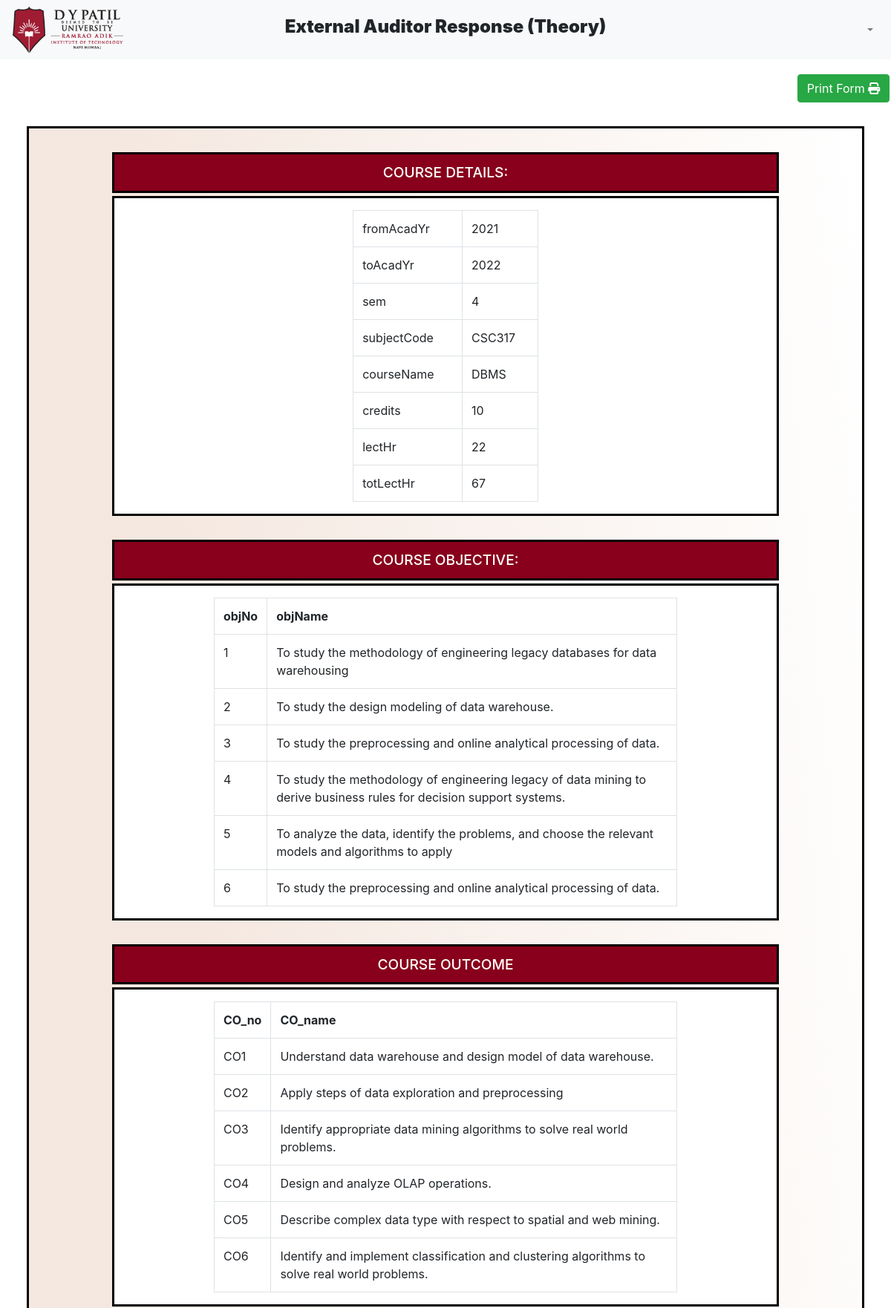
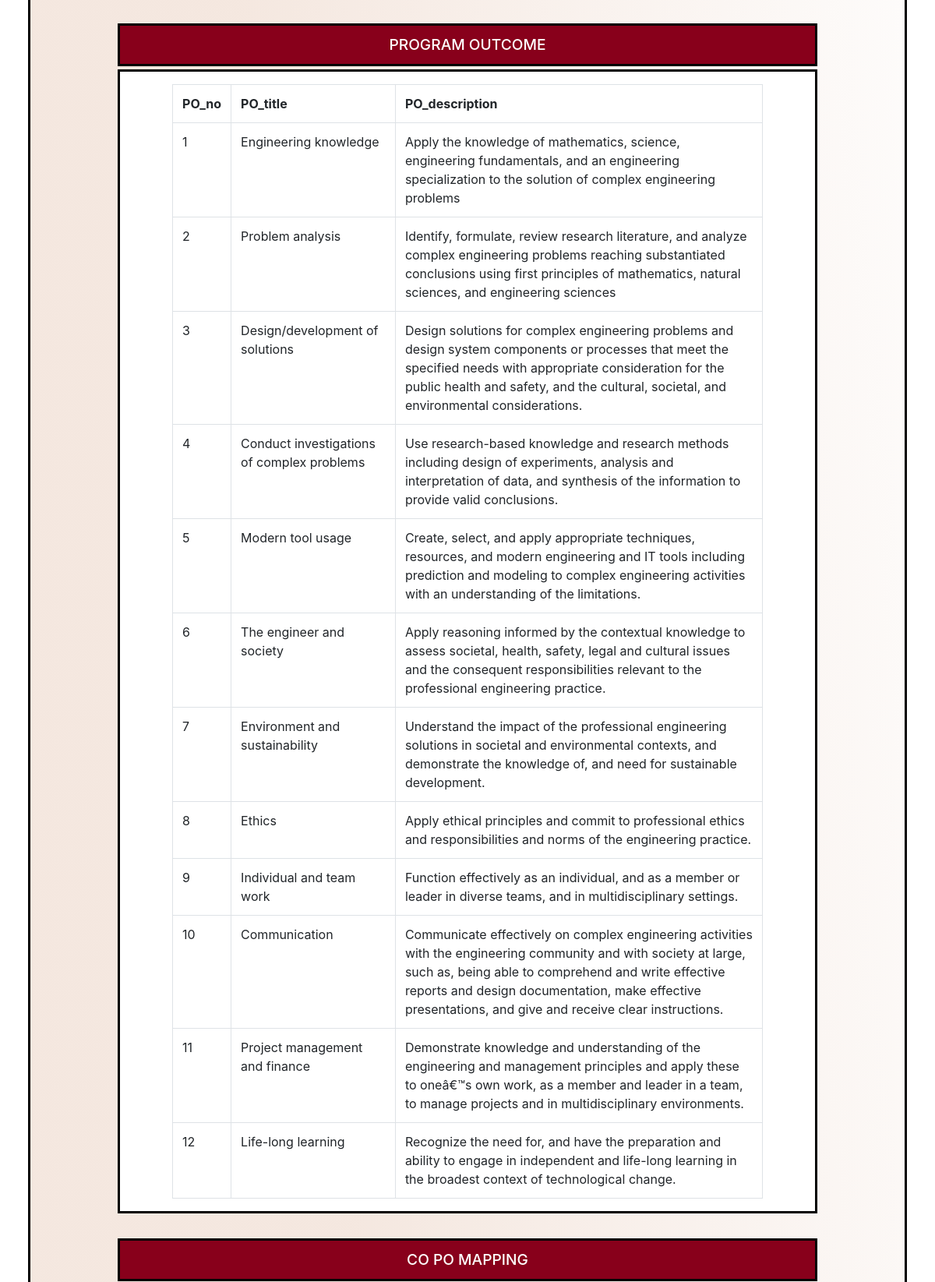
The app's page /users/externalAuditor/theory.php?courseID=4 (upper part) with its own data (2 pictures, top to bottom).
### tables this page shows
CREATE TABLE `course` (
  `courseID` int(11) NOT NULL,
  `fromAcadYr` int(11) NOT NULL,
  `toAcadYr` int(11) NOT NULL,
  `sem` int(11) NOT NULL,
  `subjectCode` varchar(10) NOT NULL,
  `courseName` varchar(50) NOT NULL,
  `credits` int(11) DEFAULT NULL,
  `lectHr` int(11) DEFAULT NULL,
  `totLectHr` int(11) DEFAULT NULL,
  `practHr` int(11) DEFAULT NULL,
  `totPractHr` int(11) DEFAULT NULL,
  `submitStatus` bit(1) DEFAULT NULL,
  `submitTime` datetime(6) DEFAULT NULL,
  `DQAapproved` bit(1) DEFAULT NULL,
  `HODcommentTea` varchar(100) DEFAULT NULL,
  `HODcommentDqa` varchar(100) DEFAULT NULL,
  `HODcommentAud` varchar(100) DEFAULT NULL,
  `classOrLab` varchar(50) DEFAULT NULL
);

CREATE TABLE `courseobjective` (
  `courseID` int(11) NOT NULL,
  `objNo` int(11) NOT NULL,
  `objName` varchar(500) NOT NULL
);

CREATE TABLE `courseoutcome` (
  `courseID` int(11) NOT NULL,
  `CO_no` varchar(5) NOT NULL,
  `CO_name` varchar(400) NOT NULL,
  `weightagePercent` int(11) DEFAULT NULL,
  `durationHr` int(11) DEFAULT NULL,
  `noOfExp` int(11) DEFAULT NULL
);

CREATE TABLE `progoutcomes` (
  `courseID` int(11) NOT NULL,
  `PO_no` varchar(5) NOT NULL,
  `PO_title` varchar(50) DEFAULT NULL,
  `PO_description` varchar(1000) DEFAULT NULL
);

### users/externalAuditor/theory.php (the view, shortened to what this page needs)
<?php
    $audUsername = $_SESSION['username'];
    $courseID = $_GET['courseID'];
    $teaUsername =$_GET['teaUsername'];
    $subjectCode= $_GET['subjectCode'];
?>
<!DOCTYPE html>
<html lang="en">
<head>
    <link rel="stylesheet" type="text/css" href="../../css/teaRes.css">
    <link rel="stylesheet" href="https://stackpath.bootstrapcdn.com/bootstrap/4.5.2/css/bootstrap.min.css">
    <link rel="stylesheet" href="https://maxcdn.bootstrapcdn.com/font-awesome/4.7.0/css/font-awesome.min.css">
</head>
<body>
<div class="bs-example">
    <nav class="navbar navbar-expand-md navbar-light bg-light">
    <div id="navbarCollapse" class="collapse navbar-collapse">
        <div class="navbarLeft">
        <a href="http://localhost/FAS/teacherhome.php?username=<?php echo $audUsername; ?>"><img src="../../css/images/dylogo.png" style="width:10rem; height:4rem" ></a>
        </div>
        <div class="navbarCenter">
            <h4 style="font-weight:1000">External Auditor Response (Theory)</h4>
        </div>
        <div class="navbarRight">
            <ul class="nav navbar-nav ml-auto">
                <li class="nav-item dropdown" >
                    <a href="#" class="nav-link dropdown-toggle" data-toggle="dropdown" style="font-size:1rem; font-weight:600"><?php echo $audUsername;?></a>
                </li>
            </ul>
        </div>
    </div>
    </nav>
</div>
<div class="text-center" style="margin-top:20px; margin-left:67rem;">
          <button onclick="window.print()" class="btn btn-success" >Print Form <i class="fas fa-print"></i></button>
      </div>
    <main>
        <form action="theory.php?username=<?php echo $audUsername; ?>&teaUsername=<?php echo $teaUsername;?>&courseID=<?php echo $courseID; ?>&subjectCode=<?php echo $subjectCode; ?>" method="post">
            <div class="div1">COURSE DETAILS:</div>
            <div class="leftDisplayBox" style="margin:0px auto; overflow:auto; max-height:550px">
                <table class="table table-bordered" style="text-align: left; margin:1rem auto; width:28%">
                    <?php
                    include "../../backend/include/conn.php";
                    $sql = "select fromAcadYr,toAcadYr ,sem,subjectCode,courseName,credits,lectHr,totLectHr from course where courseID ='" . $courseID . "' ";
                    $data = mysqli_query($conn, $sql);
                    $total = mysqli_num_rows($data);
                    if ($total != 0) {
                        while ($result = mysqli_fetch_assoc($data)) {
                            echo "
                                <tr><td>fromAcadYr</td><td>" . $result['fromAcadYr'] . "</td></tr>
                                <tr><td>toAcadYr</td><td>" . $result['toAcadYr'] . "</td></tr>
                                <tr><td>sem</td><td>" . $result['sem'] . "</td></tr>
                                <tr><td>subjectCode</td><td>" . $result['subjectCode'] . "</td></tr>
                                <tr><td>courseName</td><td>" . $result['courseName'] . "</td></tr>
                                <tr><td>credits</td><td>" . $result['credits'] . "</td></tr>
                                <tr><td>lectHr</td><td>" . $result['lectHr'] . "</td></tr>
                                <tr><td>totLectHr</td><td>" . $result['totLectHr'] . "</td></tr>";
                        }
                    } else {
                        echo "0 results";
                    }
                    ?>
                </table>
            </div>
            <div class="div1">COURSE OBJECTIVE:</div>
            <div class="leftDisplayBox" style="margin:0px auto; overflow:auto; max-height:550px">
                <table class="table table-bordered" style="text-align: left; margin:1rem auto; width:70%">
                    <?php
                    include "../../backend/include/conn.php";
                    $sqlObj = "select objNo,objName from courseobjective where courseID ='" . $courseID . "' ";
                    $dataObj = mysqli_query($conn, $sqlObj);
                    $totalObj = mysqli_num_rows($dataObj);
                    if ($totalObj != 0) {
                        echo "<tr><th> objNo </th><th> objName </th></tr>";
                        while ($resultObj = mysqli_fetch_assoc($dataObj)) {
                            echo "<tr><td>" . $resultObj['objNo'] . "</td><td>" . $resultObj['objName'] . "</td></tr>";
                        }
                    } else {
                        echo "0 results";
                    }
                    ?>
                </table>
            </div>
            <div class="div1">COURSE OUTCOME</div>
            <div class="leftDisplayBox" style="margin:0px auto; overflow:auto; max-height:550px">
                <table class="table table-bordered" style="text-align: left; margin:1rem auto; width:70%">
                    <?php
                    include "../../backend/include/conn.php";
                    $sqlC_out = "select CO_no ,CO_name  from courseoutcome where courseID ='" . $courseID . "' ";
                    $dataC_out = mysqli_query($conn, $sqlC_out);
                    $totalC_out = mysqli_num_rows($dataC_out);
                    echo "<tr><th> CO_no </th><th> CO_name </th></tr>";
                    if ($totalC_out != 0) {
                        while ($resultC_out = mysqli_fetch_assoc($dataC_out)) {
                            echo "<tr><td>" . $resultC_out['CO_no'] . "</td><td>" . $resultC_out['CO_name'] . "</td></tr>";
                        }
                    } else {
                        echo "0 results";
                    }
                    ?>
                </table>
            </div>
            <div class="div1">PROGRAM OUTCOME</div>
            <div class="leftDisplayBox" style="margin:0px auto; overflow:auto; max-height:auto">
                <table class="table table-bordered" style="text-align: left; margin:1rem auto; width:85%">
                    <?php
                    include "../../backend/include/conn.php";
                    $sqlP_out = "select PO_no ,PO_title, PO_description  from progoutcomes where courseID ='" . $courseID . "' ";
                    $dataP_out = mysqli_query($conn, $sqlP_out);
                    $totalP_out = mysqli_num_rows($dataP_out);
                    echo "<tr><th> PO_no </th><th> PO_title </th><th> PO_description </th></tr>";
                    if ($totalP_out != 0) {
                        while ($resultP_out = mysqli_fetch_assoc($dataP_out)) {
                            echo "<tr><td>" . $resultP_out['PO_no'] . "</td><td>" . $resultP_out['PO_title'] . "</td><td>" . $resultP_out['PO_description'] . "</td></tr>";
                        }
                    } else {
                        echo "0 results";
                    }
                    ?>
                </table>
            </div>
            <div class="div1">CO PO MAPPING</div>
        </form>
    </main>
</body>
</html>

### css/teaRes.css (style rules this page uses)
* { margin: 0; padding: 0; box-sizing: border-box; }
body { background-color: rgb(195, 195, 195); }
main { width: 94%; margin: 2rem auto; border: 3px solid black; padding-bottom: 20px; color: white; background-image: linear-gradient( to top right, rgba(234, 208, 192, 0.5) 55%, rgba(255, 255, 255, 0.5) ); }
body { -webkit-print-color-adjust: exact !important; }
.div1 { background-color: rgb(136, 0, 27); text-align: center; border: 3px solid black; padding: 10px; margin: 2rem AUTO 4px; font-size: 1.2rem; font-weight: 500; max-width: 80%; }
.leftDisplayBox { margin: 2px 10px 2rem; text-align: center; margin: auto; background-color: #ffffff; color: black; border: 3px solid black; max-width: 80%; }
table, th, td { padding: 20px; border: 1px solid black; margin-left: auto; margin-right: auto; }
.navbarLeft { flex: 4; }
.navbarCenter { flex: 8; justify-content: center; text-align: center; }
.navbarRight { flex: 4; display: flex; justify-content: flex-end; }

### records on screen
course: fromAcadYr "2021", toAcadYr "2022", sem "4", subjectCode "CSC317", courseName "DBMS", credits "10", lectHr "22", totLectHr "67"
courseobjective: objNo "1", objName "To study the methodology of engineering legacy databases for data warehousing"
courseobjective: objNo "2", objName "To study the design modeling of data warehouse."
courseobjective: objNo "3", objName "To study the preprocessing and online analytical processing of data."
courseobjective: objNo "4", objName "To study the methodology of engineering legacy of data mining to derive business rules for decision support systems."
courseobjective: objNo "5", objName "To analyze the data, identify the problems, and choose the relevant models and algorithms to apply"
courseobjective: objNo "6", objName "To study the preprocessing and online analytical processing of data."
courseoutcome: CO_no "CO1", CO_name "Understand data warehouse and design model of data warehouse."
courseoutcome: CO_no "CO2", CO_name "Apply steps of data exploration and preprocessing"
courseoutcome: CO_no "CO3", CO_name "Identify appropriate data mining algorithms to solve real world problems."
courseoutcome: CO_no "CO4", CO_name "Design and analyze OLAP operations."
courseoutcome: CO_no "CO5", CO_name "Describe complex data type with respect to spatial and web mining."
courseoutcome: CO_no "CO6", CO_name "Identify and implement classification and clustering algorithms to solve real world problems."
progoutcomes: PO_no "1", PO_title "Engineering knowledge", PO_description "Apply the knowledge of mathematics, science, engineering fundamentals, and an engineering specialization to the solution of complex engineering problems"
progoutcomes: PO_no "2", PO_title "Problem analysis", PO_description "Identify, formulate, review research literature, and analyze complex engineering problems reaching substantiated conclusions using first principles of mathematics, natural sciences, and engineering sciences"
progoutcomes: PO_no "3", PO_title "Design/development of solutions", PO_description "Design solutions for complex engineering problems and design system components or processes that meet the specified needs with appropriate consideration for the public health and safety, and the cultural, societal, and environmental considerations."
progoutcomes: PO_no "4", PO_title "Conduct investigations of complex problems", PO_description "Use research-based knowledge and research methods including design of experiments, analysis and interpretation of data, and synthesis of the information to provide valid conclusions."
progoutcomes: PO_no "5", PO_title "Modern tool usage", PO_description "Create, select, and apply appropriate techniques, resources, and modern engineering and IT tools including prediction and modeling to complex engineering activities with an understanding of the limitations."
progoutcomes: PO_no "6", PO_title "The engineer and society", PO_description "Apply reasoning informed by the contextual knowledge to assess societal, health, safety, legal and cultural issues and the consequent responsibilities relevant to the professional engineering practice."
progoutcomes: PO_no "7", PO_title "Environment and sustainability", PO_description "Understand the impact of the professional engineering solutions in societal and environmental contexts, and demonstrate the knowledge of, and need for sustainable development."
progoutcomes: PO_no "8", PO_title "Ethics", PO_description "Apply ethical principles and commit to professional ethics and responsibilities and norms of the engineering practice."
progoutcomes: PO_no "9", PO_title "Individual and team work", PO_description "Function effectively as an individual, and as a member or leader in diverse teams, and in multidisciplinary settings."
progoutcomes: PO_no "10", PO_title "Communication", PO_description "Communicate effectively on complex engineering activities with the engineering community and with society at large, such as, being able to comprehend and write effective reports and design documentation, make effective presentations, and give and receive clear instructions."
progoutcomes: PO_no "11", PO_title "Project management and finance", PO_description "Demonstrate knowledge and understanding of the engineering and management principles and apply these to oneâ€™s own work, as a member and leader in a team, to manage projects and in multidisciplinary environments."
progoutcomes: PO_no "12", PO_title "Life-long learning", PO_description "Recognize the need for, and have the preparation and ability to engage in independent and life-long learning in the broadest context of technological change."
